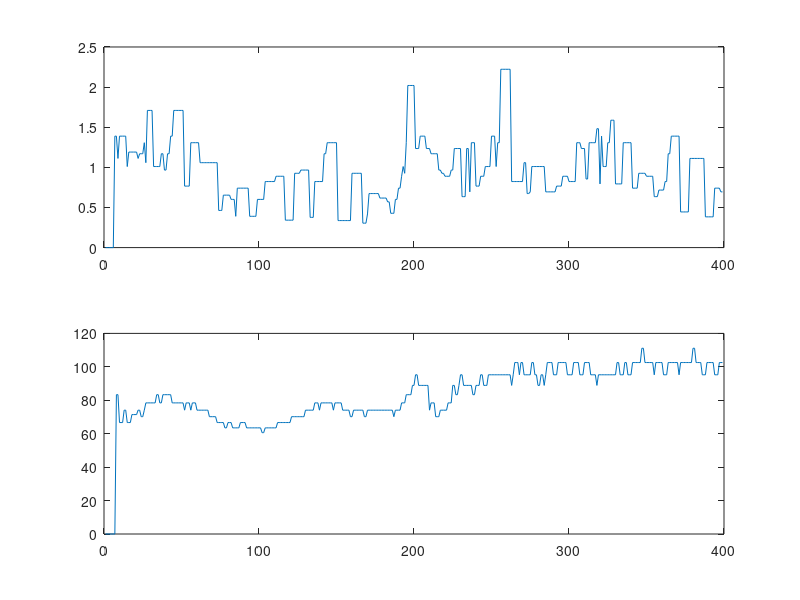

This chart was generated by the following MATLAB code:
%%
clc; clear all; close all;

% length(c1_bf)
% c1_bf = csvread('data/calculated/bb_c1_v56.csv');
% c1_hr = csvread('data/calculated/hr_c1_v56.csv');
c2_bf = csvread('data/calculated/bb_c2_v86.csv');
c2_hr = csvread('data/calculated/hr_c2_v86.csv');
% c3_bf = csvread('data/calculated/bb_c3_v69 long.csv');
% c3_hr = csvread('data/calculated/hr_c3_v69 long.csv');

length(c2_bf)

from = 1;to = 399;
subplot(2,1,1);plot(c2_bf(from:to))
subplot(2,1,2);plot(c2_hr(from:to))

mean(c2_bf(70:170)) % 0.7229
mean(c2_hr(70:170)) % 69.7205

mean(c2_bf(270:310)) % 0.9096
mean(c2_hr(270:310)) % 97.9880


